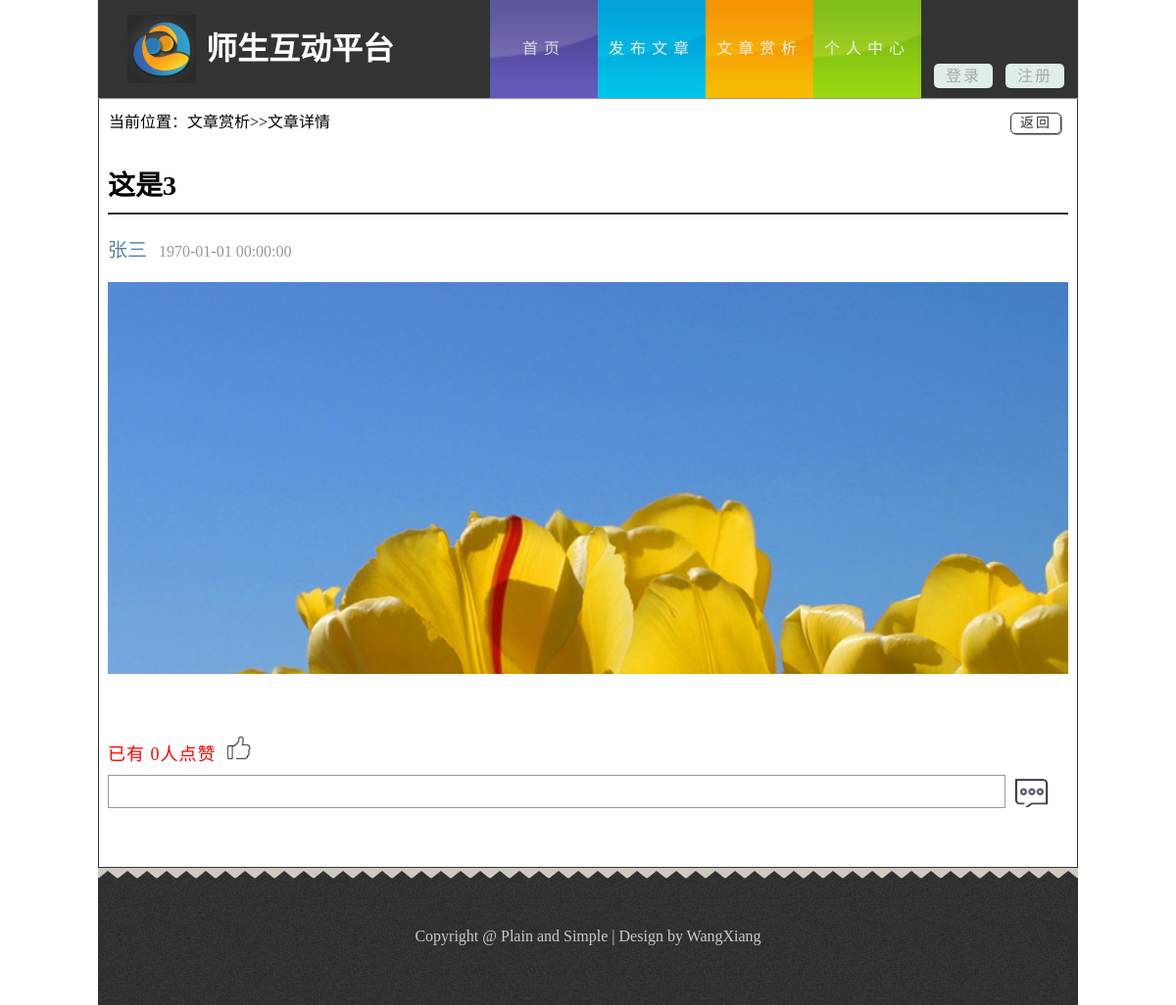
Page /detarticle.php?pid=3 on the committed database.
### tables this page shows
CREATE TABLE `tb_paragraph` (
  `para_id` int(11) NOT NULL AUTO_INCREMENT,
  `para_content` varchar(10000) NOT NULL,
  `para_publish` int(20) DEFAULT NULL COMMENT '发布时间',
  `para_title` varchar(255) NOT NULL,
  `para_kind` varchar(255) DEFAULT NULL,
  `para_video` varchar(255) DEFAULT NULL,
  `para_picture` varchar(255) DEFAULT NULL,
  `account` varchar(255) DEFAULT NULL,
  `count_read` int(10) DEFAULT '0',
  `count_send` int(10) DEFAULT '0',
  `count_discuss` int(10) DEFAULT '0',
  `type` varchar(10) DEFAULT NULL,
  PRIMARY KEY (`para_id`)
);

CREATE TABLE `tb_student` (
  `student_id` int(10) NOT NULL AUTO_INCREMENT,
  `account` char(20) DEFAULT NULL,
  `password` char(255) DEFAULT NULL,
  `chinese_name` varchar(255) DEFAULT NULL,
  `sex` varchar(255) DEFAULT NULL,
  `tel` varchar(255) DEFAULT NULL,
  `email` varchar(255) DEFAULT NULL,
  `remark` varchar(255) DEFAULT NULL,
  `count` int(5) DEFAULT '0',
  `head_pic` varchar(100) DEFAULT NULL,
  PRIMARY KEY (`student_id`)
);

### public/detarticle.php (the view, shortened to what this page needs)
<!DOCTYPE html>
<html lang="zh-cn">
<head>
	<link rel="stylesheet" href="css/style.css">
</head>
<body>
    <header id="header">
	    <div class="sec">
		    <h1 class="logo">师生互动平台</h1>
			<nav class="link">
			    <ul class="o-nav">
			        <li class="active"><a href="index.php" class="s-bc">首页</a></li>
				    <li><a href="addarticle.php" class="f-bc">发布文章</a></li>
				    <li><a href="paragraph.php?page=1" class="w-bc">文章赏析</a></li>
				    <li><a href="setinfo.php" class="d-bc">个人中心</a></li>
			    </ul>
				<div class="dz">
					<ul>
					<?php
						if(isset($_COOKIE["name"])){
							echo "<div class=\"dlz\">Hi:<a href=\"setinfo.php\"><span>".$_COOKIE["name"]." </span></a><a href=\"logout.php\">[退出]</a></div>";
						}else{
					?>
					   <li><a href="login.php">登录</a></li>
					   <li><a href="register.php">注册</a></li>
					<?php
						}
					?>
					</ul>
				</div>
			</nav>
		</div>
	</header>
    <div id="content" style="background:none;border:1px solid #333;width:998px">
	    <div class="wzxqk">
		    <div class="wz" style="font-size:16px;">
			    当前位置：文章赏析>>文章详情
			</div>
			<div class="return">
			    <a href="#" onclick="javascript:history.back(-1);">返回</a>
			</div>
			<div class="jt-article">
			    <div class="bt">
			    <?php
			    	$pid = $_GET['pid'];
			    	$result = mysql_query("SELECT * FROM tb_paragraph WHERE para_id = ".$pid);
			    	while ($row = mysql_fetch_array($result)) {
			    		echo $row['para_title'];
			    ?>
				</div>
				<div class="xian"></div>
				<div class="writer">
				<?php
						$account = $row['account'];
						$type = $row['type'];
						if($type == 'student'){
							$result_e = mysql_query("SELECT * FROM tb_student WHERE student_id = '".$account."'");
							while ($row_e = mysql_fetch_array($result_e)) {
								echo "<span class=\"zzhe\">".$row_e['chinese_name']."</span>&nbsp;&nbsp;";
							}
						}else{
							$result_e = mysql_query("SELECT * FROM tb_teacher WHERE teacher_id = '".$account."'");
							while ($row_e = mysql_fetch_array($result_e)) {
								echo "<span class=\"zzhe\">".$row_e['chinese_name']."</span>&nbsp;&nbsp;";
							}
						}
				?>
					<span class="time"><?php echo date("Y-m-d H:i:s",$row['para_publish']); ?></span>
				</div>
				<div class="tu">
				    <img src="img/Tulip.jpg"/>
				</div>
				<div class="wznr">
					<pre><?php
					}
					?>
					</pre>
				</div>
				<div class="dzan">
				    已有
			<?php
				$res = mysql_query("SELECT count(*) from tb_zan WHERE para_id = '".$_GET['pid']."'");
				$rs = mysql_fetch_array($res);
				echo $numrows = $rs[0];
			?>人点赞
				    <a><img id="zan" src="img/good.png" style="cursor: pointer;" /></a>
				</div>
				<div class="pl">
				    <input id="txt" type="text"/><input id="btn" type="button">
				</div>
			</div>
		</div>
	</div>
	<footer>
	    <div class="footer">
		      Copyright @ Plain and Simple | Design by WangXiang
		</div>
	</footer>
</body>
</html>

### public/css/style.css (style rules this page uses)
body,ul,h1 { margin:0; padding:0; }
.return>a { color:#333; }
.wzxqk>.wz,.wzxqk>.return { display:inline-block;margin-top:10px;margin-left:10px }
.wzxqk .return { width:50px; height:20px; border:1px solid #333; border-radius:5px; text-align:center; line-height:20px; position:relative; left:680px;font-size:14px;letter-spacing:2px;box-shadow:1px 1px 1px #999 }
.wzxqk .jt-article { width:980px;margin:0 auto }
.wzxqk .jt-article .bt { font-family:SimHei;font-weight:bold;font-size:28px;margin-top:30px; }
.wzxqk .jt-article .xian { border-bottom:2px solid #333;width:980px;height:10px }
.wzxqk .jt-article .writer { margin-top:20px;margin-bottom:20px; }
.wzxqk .jt-article .writer .zzhe { font-size:20px;color:#607fa6 }
.wzxqk .jt-article .writer .time { color:#999; }
.wzxqk .jt-article .tu { width:980px;height:400px;overflow:hidden; }
.wzxqk .jt-article .tu>img { width:980px; }
.wzxqk .jt-article .wznr { margin-bottom:20px;font-size:18px !important;line-height:25px !important;letter-spacing:2px !important; }
.wzxqk .jt-article .dzan { color:#f00;font-size:18px;letter-spacing:1px;margin-bottom:10px; }
.wzxqk .jt-article .dzan>a>img { width:25px;margin-left:5px; }
.wzxqk .jt-article .pl { margin-bottom:30px }
.wzxqk .jt-article .pl>input[type=text] { width:910px;height:30px;border:1px solid #999; }
.wzxqk .jt-article .pl>input[type=button] { background:url(../img/hfu.png) no-repeat;background-size:33px;vertical-align:middle;width:40px;height:30px;margin-left:10px;border:none;outline:none; }
#header { width:100%; height:100px; background-color:#fff; }
ul { list-style:none; }
a { text-decoration:none;color:#333 }
.sec { width:1000px; height:100px; background-color:#333; margin:0 auto; box-shadow:0 1px 1px #999; position:relative; z-index:9999; }
.logo { background:url(../img/logo.png) no-repeat; background-size:70px 70px; width:330px; height:70px; text-indent:80px; float:left; margin-left:30px; margin-top:15px; color:#fff; line-height:70px; }
#header .link { float:right; height:100px; width:600px; text-align:center; line-height:100px; letter-spacing:6px; }
#header .o-nav li { float:left; width:110px; }
#header .o-nav li>a { display:block; color:#eee; }
#header .s-bc { background:url(../img/bg1.png) no-repeat; background-size:110px 100px; }
#header .f-bc { background:url(../img/bg2.png) no-repeat; background-size:110px 100px; }
#header .d-bc { background:url(../img/bg3.png) no-repeat; background-size:110px 100px; }
#header .w-bc { background:url(../img/bg4.png) no-repeat; background-size:110px 100px; }
#header .o-nav li>a:hover,#header .o-nav .active>a { opacity:0.9; }
#header .dz>ul>li { width:60px; float:left; color:#eee; line-height:25px; margin-left:13px; }
#header .dz>ul>li>a { display:block; background-color:#dfeee9; border-radius:5px; margin-top:65px; color:#a6aaa8; letter-spacing:2px; }
#content { background:#cecabf; width:1000px; height:auto; margin:0 auto; padding-bottom:30px; }
footer { margin:0 auto; width:1000px; background:#cecabf; }
.footer { background:url(../img/footer.png); width:1000px; height:140px; color:#d0cbc0; text-align:center; line-height:140px; font-family:SimHei; }

### public/detarticle.php (style rules this page uses)
pre { white-space: pre-wrap; white-space: -moz-pre-wrap; white-space: -pre-wrap; white-space: -o-pre-wrap; word-wrap: break-word; }

### rows in the picture
tb_paragraph: para_title "这是3", para_publish "1970-01-01 00:00:00"
tb_student: chinese_name "张三"

### other values in the picture
$numrows = $rs[0] "0"
